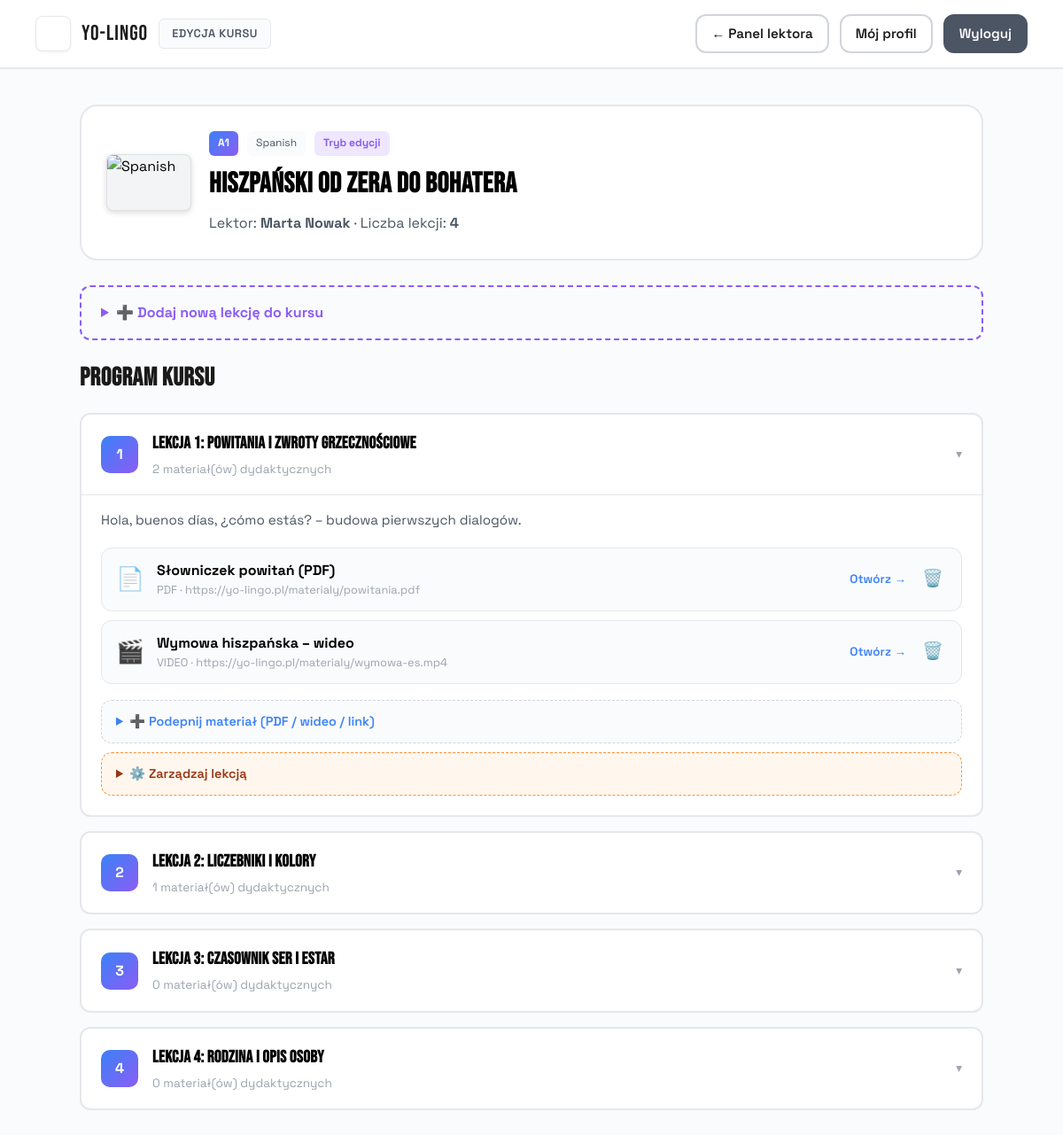
/course/1/lessons (signed in), run on the app's committed database.
### tables this page shows
CREATE TABLE courses (
    id INTEGER PRIMARY KEY AUTOINCREMENT,
    title VARCHAR(150) NOT NULL,
    language VARCHAR(50) NOT NULL,
    proficiency_level VARCHAR(5) CHECK(proficiency_level IN ('A1', 'A2', 'B1', 'B2', 'C1', 'C2')) NOT NULL,
    description TEXT,
    price DECIMAL(10, 2) NOT NULL,
    teacher_id INTEGER,
    is_active BOOLEAN DEFAULT 1,
    created_at TIMESTAMP DEFAULT CURRENT_TIMESTAMP,
    FOREIGN KEY (teacher_id) REFERENCES users(id) ON DELETE SET NULL
);

CREATE TABLE lessons (
    id INTEGER PRIMARY KEY AUTOINCREMENT,
    course_id INTEGER NOT NULL,
    title VARCHAR(150) NOT NULL,
    description TEXT,
    sort_order INTEGER DEFAULT 1,
    created_at TIMESTAMP DEFAULT CURRENT_TIMESTAMP,
    FOREIGN KEY (course_id) REFERENCES courses(id) ON DELETE CASCADE
);

CREATE TABLE materials (
    id INTEGER PRIMARY KEY AUTOINCREMENT,
    lesson_id INTEGER NOT NULL,
    title VARCHAR(150) NOT NULL,
    material_type VARCHAR(15) CHECK(material_type IN ('PDF', 'VIDEO', 'LINK')) NOT NULL,
    resource_url TEXT NOT NULL,
    created_at TIMESTAMP DEFAULT CURRENT_TIMESTAMP,
    FOREIGN KEY (lesson_id) REFERENCES lessons(id) ON DELETE CASCADE
);

### app.py (the view)
@app.route('/course/<int:course_id>/lessons')
def course_lessons(course_id):
    if not session.get('user_id'):
        return redirect(url_for('login'))
    db = get_db()
    uid = session['user_id']
    course = db.execute('''
        SELECT c.*, u.first_name || " " || u.last_name AS teacher_name
        FROM courses c LEFT JOIN users u ON c.teacher_id = u.id
        WHERE c.id = ?''', (course_id,)).fetchone()
    if course is None:
        flash('Kurs nie istnieje.', 'danger')
        return redirect(url_for('index'))
    role = session.get('role')
    is_owner_teacher = (role == 'TEACHER' and course['teacher_id'] == uid)
    is_admin = (role == 'ADMIN')
    has_access = (
        is_admin or is_owner_teacher
        or db.execute('SELECT 1 FROM enrollments WHERE student_id = ? AND course_id = ?',
                      (uid, course_id)).fetchone() is not None
    )
    if not has_access:
        flash('Nie masz dostępu do tego kursu. Zapisz się, aby przeglądać lekcje.', 'danger')
        return redirect(url_for('index'))
    lessons = db.execute(
        'SELECT * FROM lessons WHERE course_id = ? ORDER BY sort_order, id',
        (course_id,)
    ).fetchall()
    materials_by_lesson = {}
    for lesson in lessons:
        materials_by_lesson[lesson['id']] = db.execute(
            'SELECT * FROM materials WHERE lesson_id = ? ORDER BY id',
            (lesson['id'],)
        ).fetchall()
    return render_template('course_lessons.html',
                           course=course, lessons=lessons,
                           materials_by_lesson=materials_by_lesson,
                           can_edit=is_owner_teacher)

### app.py (called while the page is built)
def get_db():
    if 'db' not in g:
        g.db = sqlite3.connect(DATABASE)
        g.db.row_factory = sqlite3.Row
        g.db.execute("PRAGMA foreign_keys = ON")
    return g.db

### templates/course_lessons.html (shortened to what this page needs)
<!doctype html>
<html lang="pl">
<head>
  <link rel="stylesheet" href="/css/style.css">
</head>
<body class="mockup-body">
<div class="mockup-presentation"><div class="browser-mockup"><div class="browser-content dashboard-page">
  <div class="dashboard-topbar">
    <div class="dashboard-brand">
      <div class="logo-badge">YL</div>
      <div class="brand-text">Yo-Lingo</div>
      <span class="user-badge">{{ 'Edycja kursu' if can_edit else 'Materiały kursu' }}</span>
    </div>
    <div style="display:flex; gap:12px;">
      {% if session.get('role') == 'TEACHER' %}
        <a href="/teacher/dashboard" class="btn btn-outline" style="padding:8px 16px;">← Panel lektora</a>
      {% elif session.get('role') == 'ADMIN' %}
        <a href="/admin/dashboard" class="btn btn-outline" style="padding:8px 16px;">← Panel admina</a>
      {% else %}
        <a href="/student/dashboard" class="btn btn-outline" style="padding:8px 16px;">← Mój panel</a>
      {% endif %}
      <a href="/profile" class="btn btn-outline" style="padding:8px 16px;">Mój profil</a>
      <a href="/logout" class="btn" style="background: var(--text-secondary); color: white; padding:8px 16px;">Wyloguj</a>
    </div>
  </div>
  <div class="dashboard-container" style="max-width: 1100px;">
    <div style="background:var(--bg-card);border:2px solid var(--border-light);border-radius:var(--radius-lg);padding:28px;margin-bottom:28px;display:flex;gap:20px;align-items:center;">
      <img src="/css/flags/{{ course.language|lower }}.svg" alt="{{ course.language }}" class="flag-icon large">
      <div style="flex:1;">
        <div style="display:flex;gap:10px;align-items:center;margin-bottom:6px;">
          <span style="background:var(--brand-gradient);color:white;padding:4px 10px;border-radius:6px;font-weight:bold;font-size:0.75rem;text-transform:uppercase;">{{ course.proficiency_level }}</span>
          <span style="background:var(--bg-section);padding:4px 10px;border-radius:6px;font-size:0.75rem;color:var(--text-secondary);">{{ course.language }}</span>
          {% if can_edit %}<span style="background:rgba(139,92,246,0.15);color:var(--brand-secondary);padding:4px 10px;border-radius:6px;font-size:0.75rem;font-weight:bold;">Tryb edycji</span>{% endif %}
        </div>
        <h1 style="font-family:var(--font-display);font-size:2rem;letter-spacing:0.5px;margin-bottom:6px;">{{ course.title }}</h1>
        <p style="color:var(--text-secondary);margin:0;">Lektor: <strong>{{ course.teacher_name or 'System' }}</strong> · Liczba lekcji: <strong>{{ lessons|length }}</strong></p>
      </div>
    </div>
    {% if can_edit %}
      <details style="background:var(--bg-section);border:2px dashed var(--brand-secondary);border-radius:var(--radius);padding:0;margin-bottom:20px;font-family:var(--font-body);">
        <summary style="padding:16px 22px;cursor:pointer;font-weight:700;color:var(--brand-secondary);">➕ Dodaj nową lekcję do kursu</summary>
      </details>
    {% endif %}
    <h2 class="section-title-dashboard" style="margin-bottom:16px;">Program kursu</h2>
    {% if lessons %}
      <div style="display:flex;flex-direction:column;gap:16px;">
        {% for lesson in lessons %}
          {% set materials = materials_by_lesson.get(lesson.id, []) %}
          <details {% if loop.first %}open{% endif %} style="background:var(--bg-card);border:2px solid var(--border-light);border-radius:var(--radius);overflow:hidden;">
            <summary style="padding:18px 22px;cursor:pointer;display:flex;justify-content:space-between;align-items:center;list-style:none;font-family:var(--font-body);">
              <div style="display:flex;gap:16px;align-items:center;">
                <div style="width:42px;height:42px;background:var(--brand-gradient);color:white;border-radius:10px;display:flex;align-items:center;justify-content:center;font-weight:700;">{{ loop.index }}</div>
                <div>
                  <h3 style="font-family:var(--font-display);font-size:1.2rem;margin:0 0 2px;letter-spacing:0.3px;">{{ lesson.title }}</h3>
                  <p style="margin:0;color:var(--text-muted);font-size:0.85rem;">{{ materials|length }} materiał(ów) dydaktycznych</p>
                </div>
              </div>
              <span style="color:var(--text-muted);font-size:0.85rem;">▾</span>
            </summary>
            <div style="padding:0 22px 22px;border-top:1px solid var(--border-light);">
              {% if lesson.description %}
                <p style="color:var(--text-secondary);margin:16px 0 18px;font-size:0.95rem;">{{ lesson.description }}</p>
              {% endif %}
              {% if materials %}
                <div style="display:flex;flex-direction:column;gap:10px;">
                  {% for m in materials %}
                    <div style="display:flex;align-items:center;gap:14px;padding:12px 16px;background:var(--bg-section);border:1px solid var(--border-light);border-radius:var(--radius);">
                      <div style="font-size:1.6rem;">
                        {% if m.material_type == 'PDF' %}📄{% elif m.material_type == 'VIDEO' %}🎬{% else %}🔗{% endif %}
                      </div>
                      <div style="flex:1;min-width:0;">
                        <strong>{{ m.title }}</strong>
                        <div style="font-size:0.8rem;color:var(--text-muted);word-break:break-all;">{{ m.material_type }} · {{ m.resource_url }}</div>
                      </div>
                      <a href="{{ m.resource_url }}" target="_blank" rel="noopener" style="color:var(--brand-primary);font-weight:600;font-size:0.85rem;text-decoration:none;">Otwórz →</a>
                      {% if can_edit %}
                        <form method="POST" action="/teacher/material/delete/{{ m.id }}" onsubmit="return confirm('Usunąć materiał „{{ m.title }}'?');" style="margin:0;">
                          <button type="submit" title="Usuń materiał" style="background:none;border:none;color:var(--danger);cursor:pointer;font-size:1.2rem;padding:0 4px;">🗑️</button>
                        </form>
                      {% endif %}
                    </div>
                  {% endfor %}
                </div>
              {% else %}
                <p style="color:var(--text-muted);font-style:italic;margin:16px 0 0;">{% if can_edit %}Dodaj pierwszy materiał poniżej.{% else %}Lektor nie dodał jeszcze materiałów do tej lekcji.{% endif %}</p>
              {% endif %}
              {% if can_edit %}
                <details style="margin-top:18px;background:var(--bg-section);border:1px dashed var(--border-medium);border-radius:var(--radius);">
                  <summary style="padding:12px 16px;cursor:pointer;font-weight:600;color:var(--brand-primary);font-size:0.9rem;">➕ Podepnij materiał (PDF / wideo / link)</summary>
                </details>
                <details style="margin-top:10px;background:#fff7ed;border:1px dashed #fb923c;border-radius:var(--radius);">
                  <summary style="padding:12px 16px;cursor:pointer;font-weight:600;color:#9a3412;font-size:0.9rem;">⚙️ Zarządzaj lekcją</summary>
                </details>
              {% endif %}
            </div>
          </details>
        {% endfor %}
      </div>
    {% endif %}
  </div>
</div></div></div>
</body>
</html>

### css/style.css (style rules this page uses)
:root { --mockup-bg: #f5f7fa; --mockup-border: #e1e4e8; --mockup-text: #1a1a1a; --mockup-muted: #6b7280; --chrome-bg: #e8eaed; --chrome-dot-red: #ff5f57; --chrome-dot-yellow: #ffbd2e; --chrome-dot-green: #28ca42; --bg-main: #ffffff; --bg-section: #fafbfc; --bg-card: #ffffff; --brand-primary: #3b82f6; --brand-secondary: #8b5cf6; --brand-gradient: linear-gradient(135deg, #3b82f6 0%, #8b5cf6 100%); --text-primary: #1a1a1a; --text-secondary: #4b5563; --text-muted: #9ca3af; --border-light: #e5e7eb; --border-medium: #d1d5db; --success: #10b981; --warning: #f59e0b; --danger: #ef4444; --shadow-sm: 0 1px 3px rgba(0,0,0,0.06); --shadow-md: 0 4px 12px rgba(0,0,0,0.08); --shadow-lg: 0 10px 40px rgba(0,0,0,0.12); --shadow-mockup: 0 20px 60px rgba(0,0,0,0.15); --font-display: 'Bebas Neue', sans-serif; --font-body: 'Space Grotesk', system-ui, sans-serif; --radius: 12px; --radius-lg: 20px; }
* { box-sizing: border-box; margin: 0; padding: 0; }
html { font-size: 16px; }
body { font-family: var(--font-body); line-height: 1.6; -webkit-font-smoothing: antialiased; }
.mockup-body { background: var(--mockup-bg); padding: 40px 20px; min-height: 100vh; }
.mockup-presentation { max-width: 1600px; margin: 0 auto; }
.browser-mockup { background: var(--chrome-bg); border-radius: var(--radius-lg); box-shadow: var(--shadow-mockup); overflow: hidden; margin-bottom: 32px; }
.browser-content { background: var(--bg-main); min-height: 800px; }
.logo-badge { width: 40px; height: 40px; background: var(--brand-gradient); border-radius: 8px; display: flex; align-items: center; justify-content: center; color: white; font-weight: 700; font-size: 0.9rem; letter-spacing: 1px; }
.brand-text { font-family: var(--font-display); font-size: 1.5rem; color: var(--text-primary); letter-spacing: 1px; }
.btn { display: inline-block; padding: 12px 28px; border-radius: var(--radius); font-weight: 600; font-size: 0.95rem; text-decoration: none; cursor: pointer; border: 2px solid transparent; transition: all 0.3s ease; text-align: center; }
.btn-outline { background: transparent; color: var(--text-primary); border-color: var(--border-medium); }
.dashboard-page { background: var(--bg-section); min-height: 900px; }
.dashboard-topbar { background: var(--bg-card); border-bottom: 2px solid var(--border-light); padding: 16px 40px; display: flex; justify-content: space-between; align-items: center; }
.dashboard-brand { display: flex; align-items: center; gap: 12px; }
.user-badge { padding: 6px 14px; background: var(--bg-section); border: 1px solid var(--border-light); border-radius: 6px; font-size: 0.8rem; font-weight: 600; color: var(--text-secondary); text-transform: uppercase; letter-spacing: 0.5px; }
.dashboard-container { max-width: 1400px; margin: 0 auto; padding: 40px; }
.section-title-dashboard { font-family: var(--font-display); font-size: 1.8rem; color: var(--text-primary); letter-spacing: 0.5px; }
.mockup-body { background: var(--bg-main); padding: 0; min-height: 100vh; }
.mockup-presentation { max-width: none; margin: 0; }
.browser-mockup { background: transparent; border-radius: 0; box-shadow: none; overflow: visible; margin-bottom: 0; }
.browser-content { min-height: auto; }
.login-page, .dashboard-page { min-height: 100vh; }
.logo-badge { background: #fff url("/css/logo.png") center/cover no-repeat; color: transparent; font-size: 0; border: 1px solid var(--border-light); box-shadow: var(--shadow-sm); }
.flag-icon { display: inline-block; width: 64px; height: 44px; border-radius: 6px; box-shadow: 0 2px 6px rgba(0,0,0,0.15); border: 1px solid rgba(0,0,0,0.08); object-fit: cover; background: #f3f4f6; vertical-align: middle; }
.flag-icon.large { width: 96px; height: 64px; border-radius: 8px; }

### data on the page
courses: proficiency_level "A1", language "Spanish", title "Hiszpański od zera do bohatera"
lessons: title "Lekcja 1: Powitania i zwroty grzecznościowe", materials "2", description "Hola, buenos días, ¿cómo estás? – budowa pierwszych dialogów."
materials: title "Słowniczek powitań (PDF)", material_type "PDF", resource_url "https://yo-lingo.pl/materialy/powitania.pdf"
materials: title "Wymowa hiszpańska – wideo", material_type "VIDEO", resource_url "https://yo-lingo.pl/materialy/wymowa-es.mp4"
lessons: title "Lekcja 2: Liczebniki i kolory", materials "1"
lessons: title "Lekcja 3: Czasownik SER i ESTAR", materials "0"
lessons: title "Lekcja 4: Rodzina i opis osoby", materials "0"

### other printed values
{{ 'Edycja kursu' if can_edit else 'Materiały kursu' }} "EDYCJA KURSU"
{{ course.teacher_name or 'System' }} "Marta Nowak"
{{ lessons|length }} "4"
